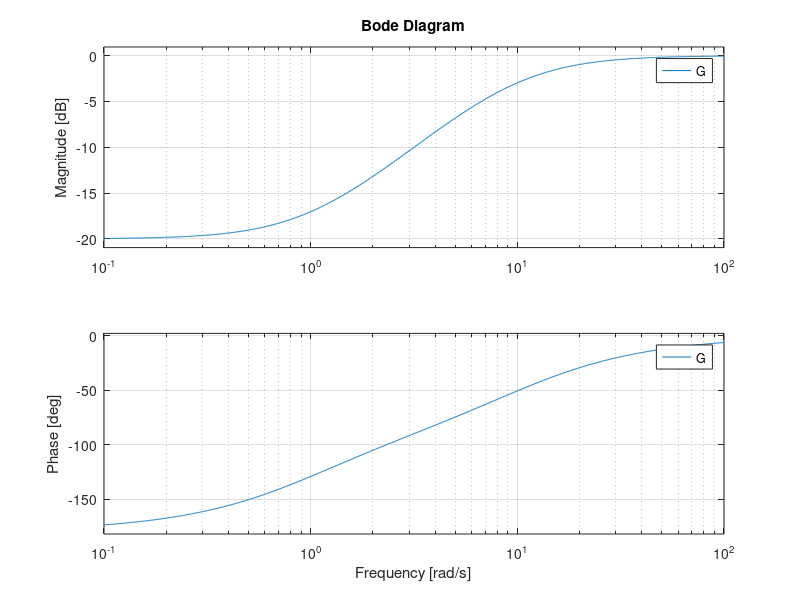
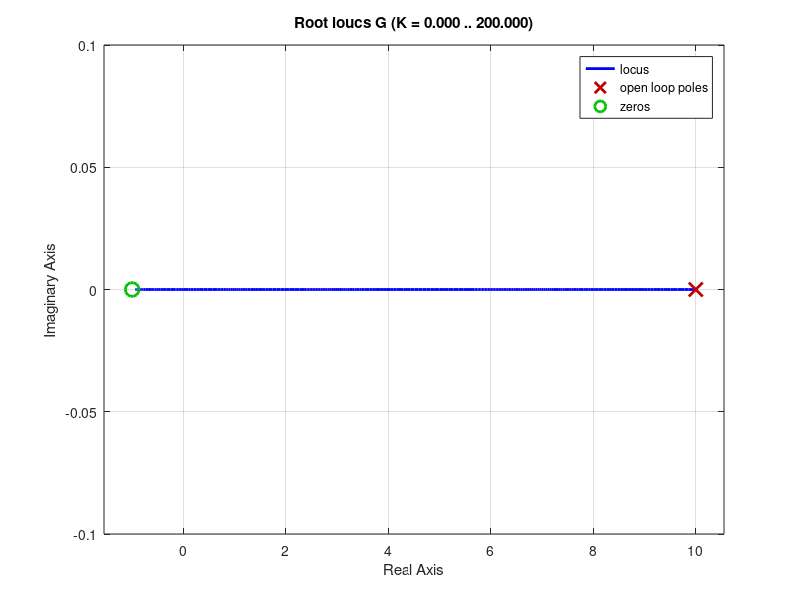
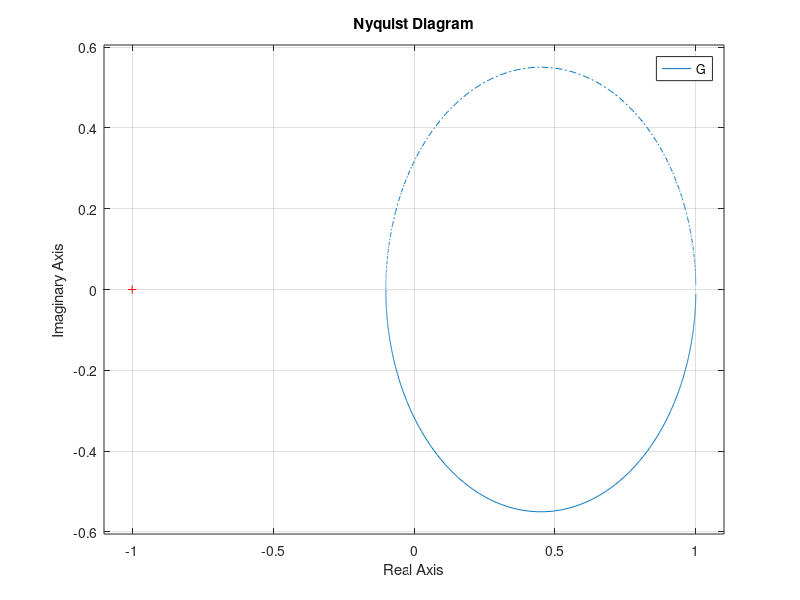

MATLAB code for these plots, in order:
%% ECEN 4138 HW 10 problem 6.22
% Ian Faber

%% Housekeeping
clc; clear; close all;

%% Setup

s = tf('s');

G1 = (s+1)/(s+10); % minimum phase system
G2 = -(s-1)/(s+10); % non-minimum phase system
G3 = (s+1)/(s-10); % unstable system

G = G3;
minreal(zpk(G))

%% Plotting
figure
bode(G)

figure
rlocus(G)

figure
nyquist(G)
